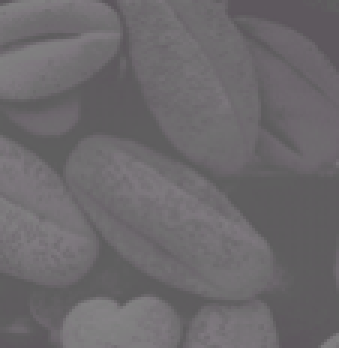
#> input picture ThirdYear/FirstTerm/ImageProcessing/Labs/lab2/lab02-std/imgs/Picture2.jpg, 113 x 116 px (shown 3 times larger)
$ jupyter execute --allow-errors lab2-std.ipynb   (shell and % lines are left out)
#> lines starting #> are read from the running program, lines starting #| are printed output that depends on the picture
### ThirdYear/FirstTerm/ImageProcessing/Labs/lab2/lab02-std/commonfunctions.py

import skimage.io as io
import matplotlib.pyplot as plt
import numpy as np
from skimage.exposure import histogram
from matplotlib.pyplot import bar
from skimage.color import rgb2gray, rgb2hsv

# Convolution:
from scipy.signal import convolve2d
from scipy import fftpack
import math

from skimage.util import random_noise
from skimage.filters import median
from skimage.feature import canny

from mpl_toolkits.mplot3d import Axes3D  # noqa: F401 unused import

import matplotlib.pyplot as plt
from matplotlib import cm
from matplotlib.ticker import LinearLocator, FormatStrFormatter
import numpy as np

# Edges
from skimage.filters import sobel_h, sobel, sobel_v, roberts, prewitt

# Show the figures / plots inside the notebook


def show_images(images, titles=None):
    # This function is used to show image(s) with titles by sending an array of images and an array of associated titles.
    # images[0] will be drawn with the title titles[0] if exists
    # You aren't required to understand this function, use it as-is.
    n_ims = len(images)
    if titles is None:
        titles = ['(%d)' % i for i in range(1, n_ims + 1)]
    fig = plt.figure()
    n = 1
    for image, title in zip(images, titles):
        a = fig.add_subplot(1, n_ims, n)
        if image.ndim == 2:
            plt.gray()
        plt.imshow(image)
        a.set_title(title)
        plt.axis('off')
        n += 1
    fig.set_size_inches(np.array(fig.get_size_inches()) * n_ims)
    plt.show()


def show_3d_image(img, title):
    fig = plt.figure()
    fig.set_size_inches((12, 8))
    ax = fig.gca(projection='3d')

    # Make data.
    X = np.arange(0, img.shape[0], 1)
    Y = np.arange(0, img.shape[1], 1)
    X, Y = np.meshgrid(X, Y)
    Z = img[X, Y]

    # Plot the surface.
    surf = ax.plot_surface(X, Y, Z, cmap=cm.coolwarm,
                           linewidth=0, antialiased=False)

    # Customize the z axis.
    ax.set_zlim(0, 8)
    ax.zaxis.set_major_locator(LinearLocator(10))
    ax.zaxis.set_major_formatter(FormatStrFormatter('%.02f'))

    # Add a color bar which maps values to colors.
    fig.colorbar(surf, shrink=0.5, aspect=5)
    ax.set_title(title)
    plt.show()


def show_3d_image_filtering_in_freq(img, f):
    img_in_freq = fftpack.fft2(img)
    filter_in_freq = fftpack.fft2(f, img.shape)
    filtered_img_in_freq = np.multiply(img_in_freq, filter_in_freq)

    img_in_freq = fftpack.fftshift(np.log(np.abs(img_in_freq)+1))
    filtered_img_in_freq = fftpack.fftshift(
        np.log(np.abs(filtered_img_in_freq)+1))

    show_3d_image(img_in_freq, 'Original Image')
    show_3d_image(filtered_img_in_freq, 'Filtered Image')


# [6 lines left out: function showHist, not called in this run]

### ThirdYear/FirstTerm/ImageProcessing/Labs/lab2/lab02-std/lab2-std.ipynb
# Lab 2: Convolution & Discrete Fourier Transform

[cell 1]
import commonfunctions as cf # this a custom module found the commonfunctions.py
import skimage.io as io
import matplotlib.pyplot as plt
import numpy as np
from skimage.color import rgb2gray
from scipy import fftpack
from scipy.signal import convolve2d
from skimage.util import random_noise
from skimage.exposure import rescale_intensity

# Show the matlpotlib figures inside the notebook

##### Helper functions:
cf.show_images(images, titles=None)
<br>
Given a list of images and -(optionally)- a list of titles, it plots them using matplotlib with their respective titles

### Part 1
#### Understanding the Concept of Inverse DFT

In this part, we will construct matrices in the frequency domain and see how they look in the 2D space domain

[cell 2]
# This function maps matrices from frequency to space then plots them
def plot_image_from_freq(freq_domain_mat):
    inverse_fft_mat = fftpack.ifft2(freq_domain_mat) # Inverse FFT is a fast version of inverse DFT
    # Due to approximations, the returned matrix contains complex numbers
    # So, we get the magnitude to be able to plot the image
    image = np.abs(inverse_fft_mat)
    cf.show_images([image], titles=['Image in Space Domain'])

[cell 3]
# We will first try to construct a matrix in the frequency domain that makes a vertically moving ripple in the space domain

#creates
freq_domain_mat = np.zeros([21,21])
freq_domain_mat[9, 10] = 1 # The choice of the value '1' is arbitrary
freq_domain_mat[11, 10] = 1
plot_image_from_freq(freq_domain_mat)

[cell 4]
# TODO: construct a matrix in the frequency domain that makes a HORIZONTALLY moving ripple in the space domain

freq_domain_mat = np.zeros([21,21])
freq_domain_mat[10, 9] = 2 # set it in the middle row which is 10 and one on the 9th column
freq_domain_mat[10, 11] = 1 # and the other on the 11th one.
plot_image_from_freq(freq_domain_mat)


#note: kol ma tb3d el deltas 3n b3dhom kol ma el change fl color by7sl asr3
# fa tla2y mfesh tdrog fl alwan, fa el transition byb2a akwa, mn eswed msh nro7 romady la nro7 abyd
# 3la toul, w da lw el frequency a3la

[cell 5]
# Now a ripple moving diagonally
freq_domain_mat = np.zeros([21,21])
freq_domain_mat[9, 9] = 1
freq_domain_mat[11, 11] = 1
plot_image_from_freq(freq_domain_mat)

We recommend you try to construct different matrices like the previous ones and see if their space domain representation is what you expect

### Part 2
#### Understanding Image Filtering in the Frequency Domain

In this part, we will try to alter an image by multiplying it by a filter in the frequency domain.

[cell 6]
# This function applies a filter to an image in the frequency domain
# and plots multiple images describing the process
def apply_filter_in_freq(img, f):
    img_in_freq = fftpack.fft2(img)

    # we supply the img shape here to make both the filter and img have the same shape to be able to multiply
    filter_in_freq = fftpack.fft2(f, img.shape)
    filtered_img_in_freq = np.multiply(img_in_freq, filter_in_freq)
    filtered_img = fftpack.ifft2(filtered_img_in_freq)

    cf.show_images([img,
                fftpack.fftshift(np.log(np.abs(img_in_freq)+1)), # log for better intensity scale,
                                                                 # shift to make zero freq at center
                fftpack.fftshift(np.log(np.abs(filter_in_freq)+1)),
                fftpack.fftshift(np.log(np.abs(filtered_img_in_freq)+1)),
                np.abs(filtered_img)
                ], ['Image', 'Image in Freq. Domain', 'Filter in Freq. Domain', 'Filtered Image in Freq. Domain', 'Filtered Image'])

[cell 7]
# Let's try some filters on a sample image
img1 =io.imread('imgs/Picture2.jpg', as_gray= True)
#> img1: shape (116, 113) float64; min 0.344, max 0.513, mean 0.415

# This is a low pass filter (more on that in the upcoming lectures)
f=np.array([
    [1,2,1],
    [2,4,2],
    [1,2,1]
])

apply_filter_in_freq(img1, f)
#> in show_images (call 4), `n_ims = len(images)`: n_ims = 5
#> the loop in show_images (call 4), `for image, title in zip(images, titles):` made 5 passes
#> title on passes 1 to 5: 'Image', 'Image in Freq. Domain', 'Filter in Freq. Domain', 'Filtered Image in Freq. Domain', 'Filtered Image'
#> after the loop in show_images (call 4), `for image, title in zip(images, titles):`: n = 6
#> in show_images (call 4), `plt.show()`:
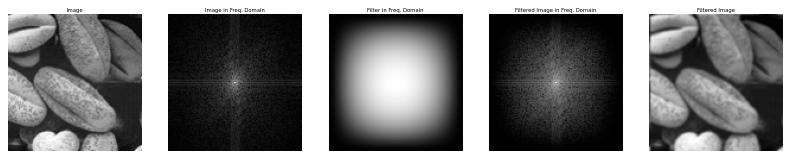
#> figure drawn by matplotlib, 5 panels

[cell 8]
# Let's try some filters on a sample image
img2 =io.imread('imgs/Picture2.jpg', as_gray= True)
# This is a high pass filter (more on that in the upcoming lectures)
f2=np.array([
    [ 0,-1, 0],
    [-1, 4,-1],
    [ 0,-1, 0]
])

apply_filter_in_freq(img2, f2)
#> the loop in show_images (call 5), `for image, title in zip(images, titles):` made 5 passes
#> in show_images (call 5), `plt.show()`:
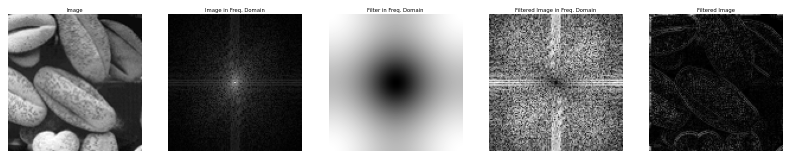
#> figure drawn by matplotlib, 5 panels

#### TODO
What happened to the filtered images in the two previous examples and why?

#> (a cell that did not finish here is left out)

#> in show_3d_image_filtering_in_freq, `img_in_freq = fftpack.fftshift(np.log(np.abs(img_in_freq)+1))`:
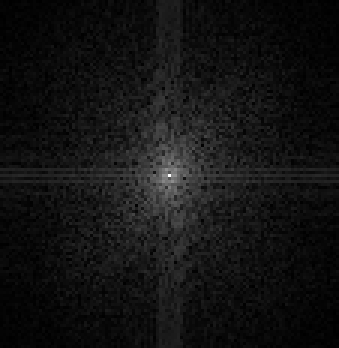
#> img_in_freq: shape (116, 113) float64 (shown 3 times larger); min 0.00367, max 8.6, mean 0.65; drawn with min black and max white
#> in show_3d_image_filtering_in_freq, `filtered_img_in_freq = fftpack.fftshift( np.log(np.abs(filtered_img_in..`:
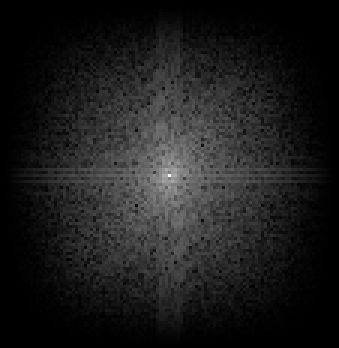
#> filtered_img_in_freq: shape (116, 113) float64 (shown 3 times larger); min 0, max 11.38, mean 1.29; drawn with min black and max white
cf.show_3d_image_filtering_in_freq(img2, f2)

### Part 3
#### Understanding Image Filtering in the Space Domain Through Convolution

In this part, you are required to convolve a couple of filters on imgs/bird.jpg which are shown in the next figure.

</img>

#### Functions you might need:
-> convolve2d(img, f), for documentation: <br>

Visit this link (https://docs.scipy.org/doc/scipy/reference/generated/scipy.signal.convolve2d.html)
<br>
Or
<br>
Press shift+tab after writing 'convolve2d' in a code cell

-> random_noise(img, mode) (https://scikit-image.org/docs/dev/api/skimage.util.html#skimage.util.random_noise)

[cell 10]
# TODO: Read an image and convert it to grayscale
from numpy import ones, zeros


img = io.imread('imgs/bird.jpg')
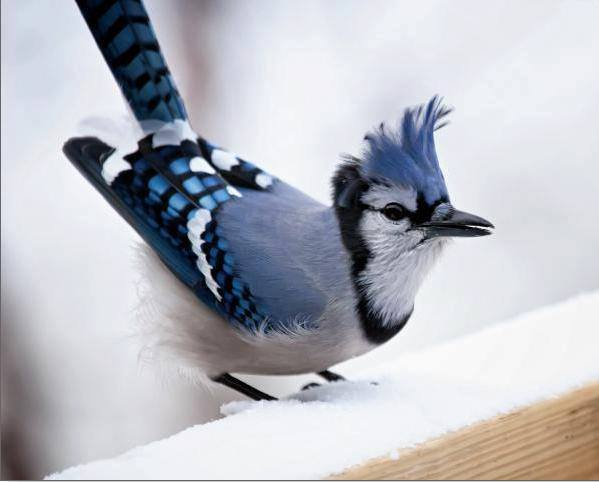
#> input picture ThirdYear/FirstTerm/ImageProcessing/Labs/lab2/lab02-std/imgs/bird.jpg, 599 x 482 px
#> img is the input picture: shape (482, 599, 3); mean R, G, B 184.2, 185.7, 193.3
greyImg = rgb2gray(img)
io.imshow(greyImg)
io.show()

# TODO: Apply noise to the image and save it in another variable
noisy_img = random_noise(greyImg)
io.imshow(noisy_img)
io.show()

# TODO: Construct the required filters (hint: you can do it as we did in the previous part)
f1 = ones([3,3]) / 9 # averaging filter


f2 = ones([3,3]) # edge detector
f2[1, 1] = -8

f3 = ones([3,3]) # edge detector horizontal
f3[1, 0:3] = 0
f3[2, 0:3] = -1
print(f3)

f4 = ones([3,3]) # egde detector vertical
f4[0:3, 1] =0
f4[0:3, 2] =-1
print(f4)

# # TODO: Convolve the noisy image with f1 and the rest of the filters with the original image
img_f1 = convolve2d(noisy_img, f1)
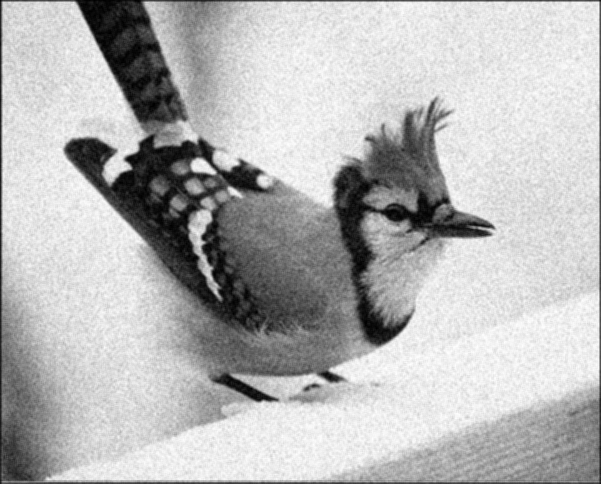
#> img_f1: shape (484, 601) float64; min 0, max 1, mean 0.718
img_f2 = convolve2d(greyImg, f2)
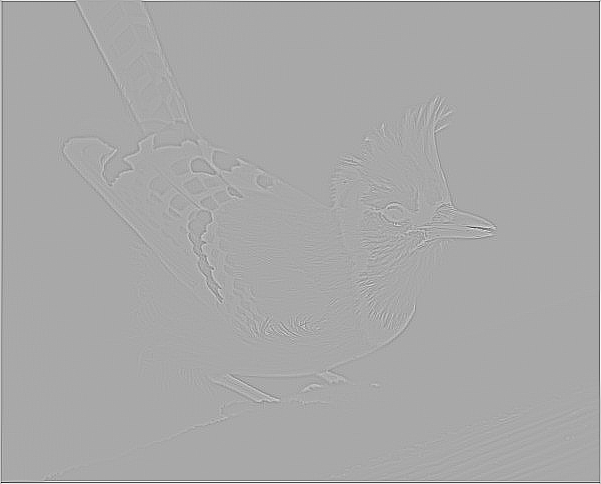
#> img_f2: shape (484, 601) float64; min -5.94, max 3.04, mean -1.18e-17; drawn with min black and max white
img_f3 = convolve2d(greyImg, f3)
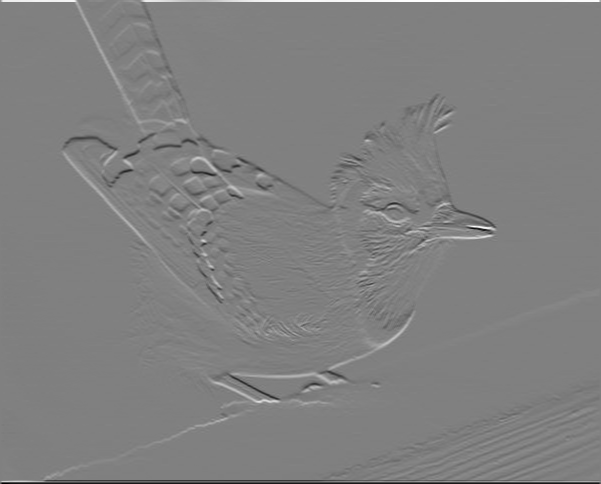
#> img_f3: shape (484, 601) float64; min -2.88, max 2.84, mean 6.25e-18; drawn with min black and max white
img_f4 = convolve2d(greyImg, f4)
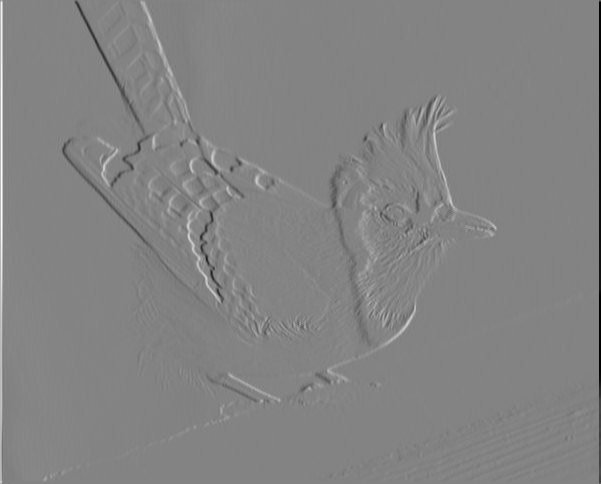
#> img_f4: shape (484, 601) float64; min -2.91, max 2.73, mean 2.38e-19; drawn with min black and max white


# # Show the images
cf.show_images([rescale_intensity(x, in_range=(0.0,1.0), out_range=(0, 255)) for x in [img,noisy_img, img_f1,img_f2,img_f3,img_f4]],['Original','Noisy Image', 'Filtered 1','Filtered 2','Filtered 3','Filtered 4'])
#> the loop in show_images (call 6), `for image, title in zip(images, titles):` made 6 passes
#> title on passes 1 to 6: 'Original', 'Noisy Image', 'Filtered 1', 'Filtered 2', 'Filtered 3', 'Filtered 4'
#> after the loop in show_images (call 6), `for image, title in zip(images, titles):`: n = 7
#> in show_images (call 6), `plt.show()`:
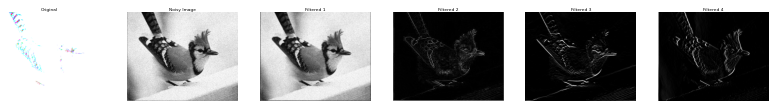
#> figure drawn by matplotlib, 6 panels
